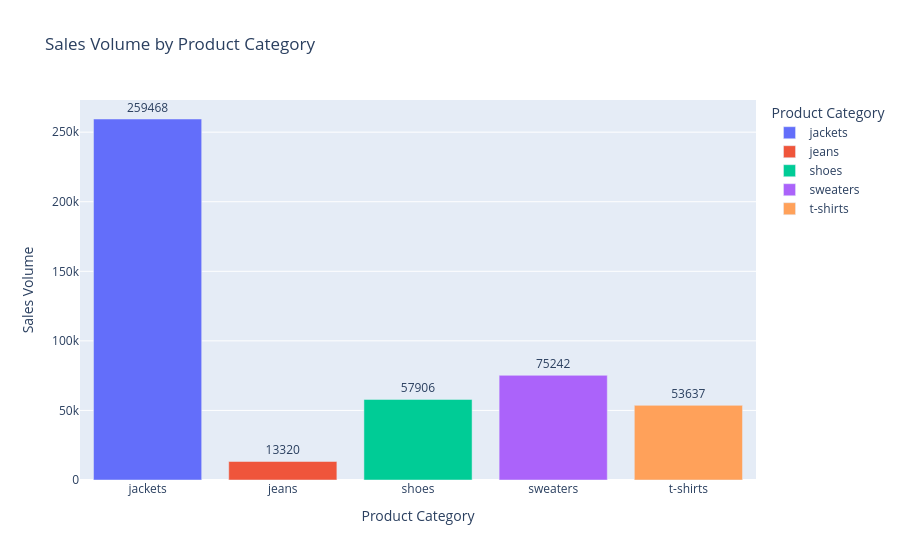

Notebook cell for this chart:
### Code cell
data = df_trimmed.groupby('Product Category')['Sales Volume'].sum().reset_index() # Reset_index returns it to a DataFrame(for plotting barchart)

fig = px.bar(
    data_frame = data,
    x = 'Product Category',
    y = 'Sales Volume',
    color = 'Product Category',
    text = 'Sales Volume',
    title='Sales Volume by Product Category'
)
fig.update_traces(textposition='outside')

fig.show()
#data.plot(kind = 'bar')

#plt.show()

### Figure 1 — Plotly figure (JSON) as saved in the notebook; plotly's stock layout.template omitted (floating-point values rounded to 4 significant figures)
{"data": [{"alignmentgroup": "True", "hovertemplate": "Product Category=%{x}<br>Sales Volume=%{text}<extra></extra>", "legendgroup": "jackets", "marker": {"color": "#636efa", "pattern": {"shape": ""}}, "name": "jackets", "offsetgroup": "jackets", "orientation": "v", "showlegend": true, "text": [259468], "textposition": "outside", "type": "bar", "x": ["jackets"], "xaxis": "x", "y": [259468], "yaxis": "y"}, {"alignmentgroup": "True", "hovertemplate": "Product Category=%{x}<br>Sales Volume=%{text}<extra></extra>", "legendgroup": "jeans", "marker": {"color": "#EF553B", "pattern": {"shape": ""}}, "name": "jeans", "offsetgroup": "jeans", "orientation": "v", "showlegend": true, "text": [13320], "textposition": "outside", "type": "bar", "x": ["jeans"], "xaxis": "x", "y": [13320], "yaxis": "y"}, {"alignmentgroup": "True", "hovertemplate": "Product Category=%{x}<br>Sales Volume=%{text}<extra></extra>", "legendgroup": "shoes", "marker": {"color": "#00cc96", "pattern": {"shape": ""}}, "name": "shoes", "offsetgroup": "shoes", "orientation": "v", "showlegend": true, "text": [57906], "textposition": "outside", "type": "bar", "x": ["shoes"], "xaxis": "x", "y": [57906], "yaxis": "y"}, {"alignmentgroup": "True", "hovertemplate": "Product Category=%{x}<br>Sales Volume=%{text}<extra></extra>", "legendgroup": "sweaters", "marker": {"color": "#ab63fa", "pattern": {"shape": ""}}, "name": "sweaters", "offsetgroup": "sweaters", "orientation": "v", "showlegend": true, "text": [75242], "textposition": "outside", "type": "bar", "x": ["sweaters"], "xaxis": "x", "y": [75242], "yaxis": "y"}, {"alignmentgroup": "True", "hovertemplate": "Product Category=%{x}<br>Sales Volume=%{text}<extra></extra>", "legendgroup": "t-shirts", "marker": {"color": "#FFA15A", "pattern": {"shape": ""}}, "name": "t-shirts", "offsetgroup": "t-shirts", "orientation": "v", "showlegend": true, "text": [53637], "textposition": "outside", "type": "bar", "x": ["t-shirts"], "xaxis": "x", "y": [53637], "yaxis": "y"}], "layout": {"autosize": true, "barmode": "relative", "legend": {"title": {"text": "Product Category"}, "tracegroupgap": 0}, "title": {"text": "Sales Volume by Product Category"}, "xaxis": {"anchor": "y", "autorange": true, "categoryarray": ["jackets", "jeans", "shoes", "sweaters", "t-shirts"], "categoryorder": "array", "domain": [0, 1], "range": [-0.5, 4.5], "title": {"text": "Product Category"}, "type": "category"}, "yaxis": {"anchor": "x", "autorange": true, "domain": [0, 1], "range": [0, 273100.0], "title": {"text": "Sales Volume"}, "type": "linear"}}}
